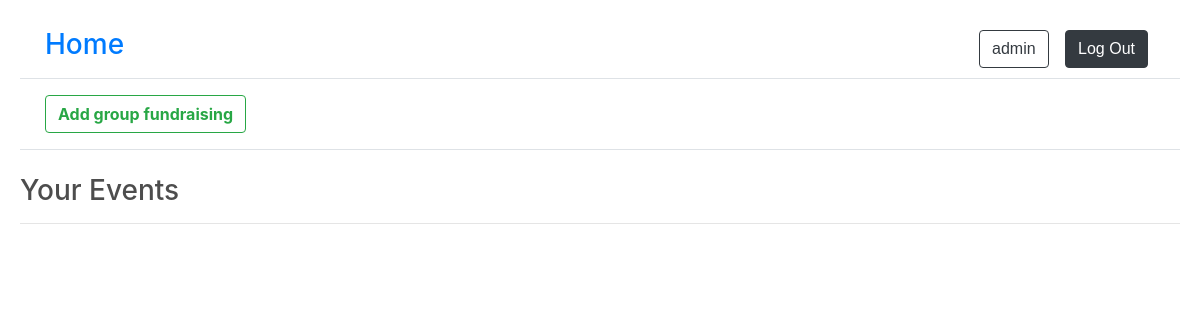
The app's page /profile (signed in), older data.
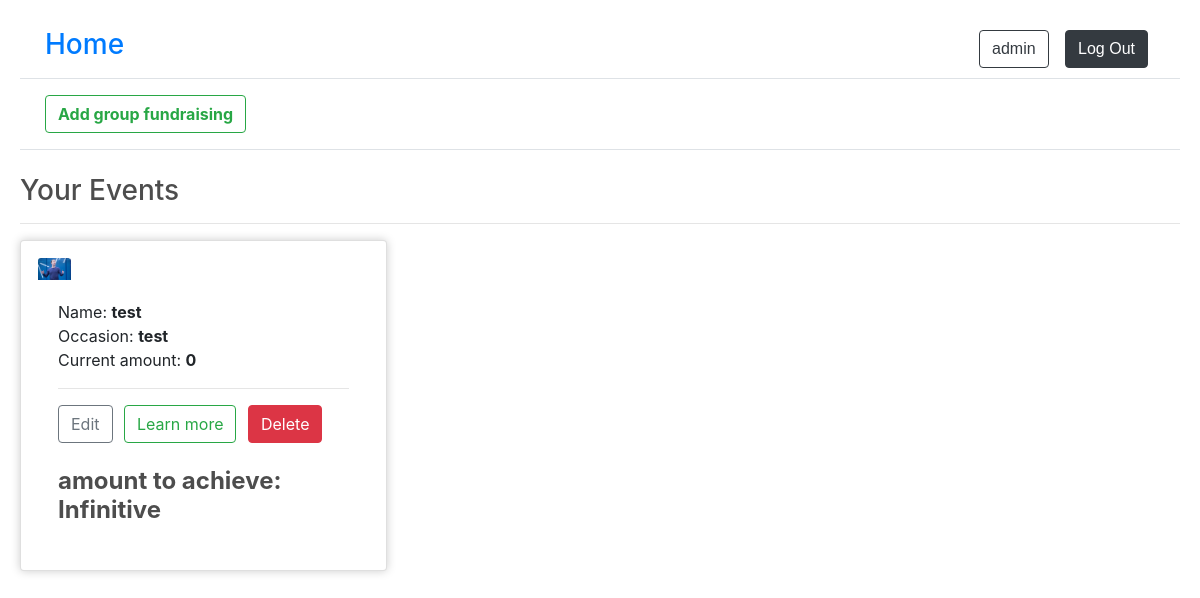
The same page, newer data.
### task_app/models.py (models this page shows, shortened)
class Collect(models.Model):
    author = models.ForeignKey(User, on_delete=models.CASCADE)
    name = models.CharField(max_length=100)
    occasion = models.CharField(max_length=100)
    description = models.TextField()
    amount_to_achieve = models.CharField(max_length=100, default='Infinitive')
    current_amount = models.IntegerField()
    image = models.ImageField(upload_to='covers/')
    date_finish = models.DateTimeField()
    when_created = models.DateTimeField(auto_now_add=True)
    FIO = models.CharField(max_length=100)
    class Meta:
        verbose_name = 'Collect'
        verbose_name_plural = 'Collects'

### task_app/views.py (the view)
# urls.py: path('profile', views.profile, name='profile'),
def profile(request):
    user = request.user
    if user.is_authenticated:
        events = Collect.objects.filter(author=user)
        context = {'events':events[::-1]}
        return render(request, 'task_app/profile.html', context)
    else:
        return redirect('login')

### task_app/templates/task_app/profile.html (shortened to what this page needs)
<!DOCTYPE html>
{% load static %}
<html lang="en">
<head>
    <link rel="stylesheet" href="{% static 'task_app/base.css' %}">
    <link rel="stylesheet" href="{% static 'task_app/index.css' %}">
    <link rel="stylesheet" href="https://cdn.jsdelivr.net/npm/bootstrap@4.3.1/dist/css/bootstrap.min.css">
</head>
<body>
<nav class="py-2 bg-body-tertiary border-bottom">
    <div class="container d-flex flex-wrap justify-content-between align-items-center">
        <h3><a href="{% url 'home' %}">Home</a></h3>
        <ul class="nav ms-auto">
            {% if user.is_authenticated %}
                <div class="user-info">
                    <a href="{% url 'home' %}">
                        <span class="username btn btn-outline-dark">{{ user.username }}</span>
                    </a>
    <a href="{% url 'logout2' %}" class="logout-link btn btn-dark">Log Out</a>
                </div>
            {% endif %}
        </ul>
    </div>
</nav>
<header class="py-3 mb-4 border-bottom">
    <div class="container d-flex flex-wrap justify-content-between align-items-center">
        <a href="{% url 'add_group' %}" class="btn btn-outline-success d-flex align-items-center mb-3 mb-lg-0 me-lg-auto link-body-emphasis text-decoration-none">
            <b><span class="fs-4">Add group fundraising</span></b>
        </a>
    </div>
</header>
<h3>Your Events</h3>
<hr>
<div class="row">
    {% for i in events %}
    <div class="col-lg-4">
        <div class="card mb-4 box-element product">
            <img class="card-img-top" src="{{i.image.url}}" alt="{{i.company_name}} Image" style="max-width: 10%; height: 100;">
            <div class="card-body">
                Name:
                <strong>{{i.name|truncatechars_html:30}}</strong>
                <br>
                Occasion: <strong>{{i.occasion|truncatechars_html:38}}</strong>
                <br>
                Current amount: <strong>{{i.current_amount|truncatechars_html:30}}</strong>
                <br>
                <hr>
                <a href="{% url 'change' i.id %}">
               <button data-product='{{i.id}}' class="btn btn-outline-secondary add-btn update-cart">Edit</button>
                </a>
                <a href="{% url 'about' i.id %}" class="btn btn-outline-success">Learn more</a>
                <a href="{% url 'delete1' i.id %}" class="btn btn-danger">Delete</a>
                <br>
                <br>
                <h4 style="display: inline-block; float: right;"><strong>amount to achieve: {{i.amount_to_achieve}}</strong></h4>
            </div>
        </div>
    </div>
    {% endfor %}
</div>
</body>
</html>

### task_app/static/task_app/base.css (style rules this page uses)
.user-info { font-family: 'Arial', sans-serif; font-size: 16px; color: #333; margin-left: auto }
.username { font-weight: bold; color: #000000; margin-right: 5px; }
.logout-link { color: #dc3545; text-decoration: none; margin-left: 5px; }

### task_app/static/task_app/index.css (style rules this page uses)
body { background-color: hsl(0, 0%, 98%); padding: 20px; }
h1, h2, h3, h4, h5, h6 { color: hsl(0, 0%, 30%); }
.box-element { box-shadow: hsl(0, 0%, 80%) 0 0 10px; background-color: #fff; border-radius: 4px; padding: 17px; }
.product { border-radius: 0 0 4px 4px; }
.col-lg-4 { margin-bottom: 20px; }
.btn { border-radius: 0; margin-right: 7px }
h4 { font-size: 17px; }

Row changes from the older to the newer data that the page shows:
added Collect: image (picture), name "test", occasion "test", current_amount "0", amount_to_achieve "Infinitive"
